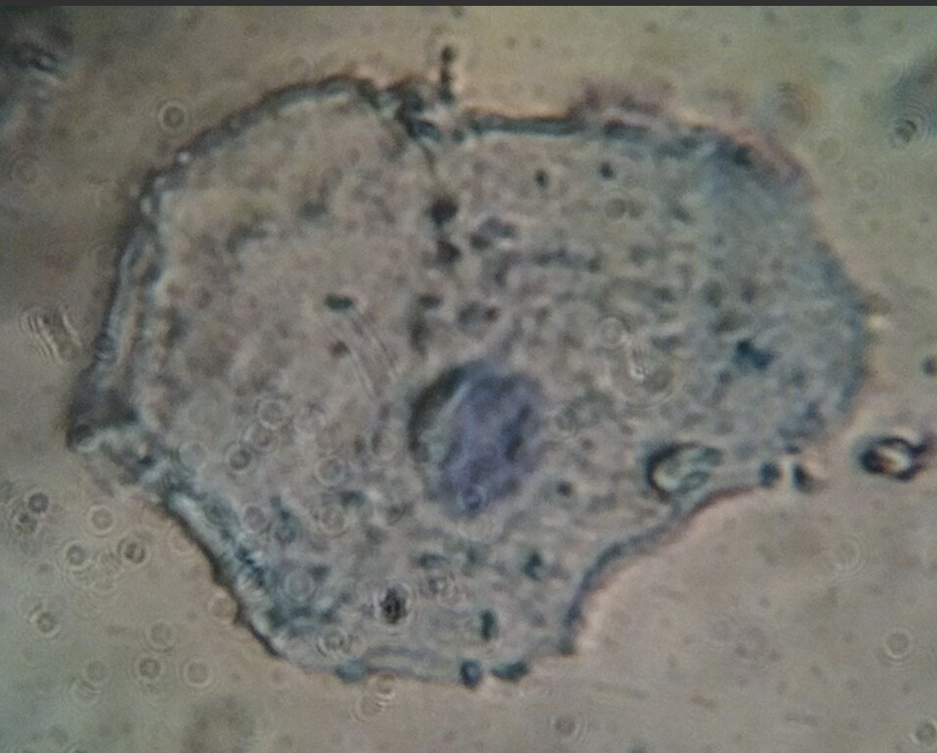
#> input picture Trash/TV-cell.png, 937 x 753 px, shrunk from 1274 x 1024 before the run, given in place of test3.png, which was not available
$ python BlueDetection2.py   (older library calls are emulated)
#> lines starting #> are read from the running program, lines starting #| are printed output that depends on the picture; after the words box and inside, x2 and y2 are one past the last pixel; in counts of white or black regions, pixels touching at a corner belong together; pictures that were not available may be replaced by others from this repository, and a replacement may not be noted
# Python program for Detection of a
# specific color(blue here) using OpenCV with Python
import cv2
import numpy as np

# Webcamera no 0 is used to capture the frames
#cap = cv2.VideoCapture(0)

# This drives the program into an infinite loop.
#while (1):
    # Captures the live stream frame-by-frame
    #_, frame = cap.read()
    # Converts images from BGR to HSV
frame = cv2.imread('test3.png')
#> frame is the input picture: shape (753, 937, 3); mean B, G, R 110.9, 117.6, 117.7
#blursSize = 11
#frame = cv2.GaussianBlur(frame, (blursSize, blursSize), 0)

hsv = cv2.cvtColor(frame, cv2.COLOR_BGR2HSV)
#> hsv: shape (753, 937, 3); mean H, S, V 41.1, 23.8, 120.5
rgb = cv2.cvtColor(frame, cv2.COLOR_BGR2RGB)
xyz = cv2.cvtColor(frame, cv2.COLOR_BGR2XYZ)
#> xyz: shape (753, 937, 3); mean of channels 0, 1, 2 110.6, 117.2, 121.7
YCrCb = cv2.cvtColor(frame, cv2.COLOR_BGR2YCrCb)
#> YCrCb: shape (753, 937, 3); mean of channels 0, 1, 2 116.9, 128.6, 124.6


lower_red = np.array([110, 50, 50])
upper_red = np.array([130, 255, 255])

# Here we are defining range of bluecolor in HSV
# This creates a mask of blue coloured
# objects found in the frame.
mask = cv2.inRange(hsv, lower_red, upper_red)
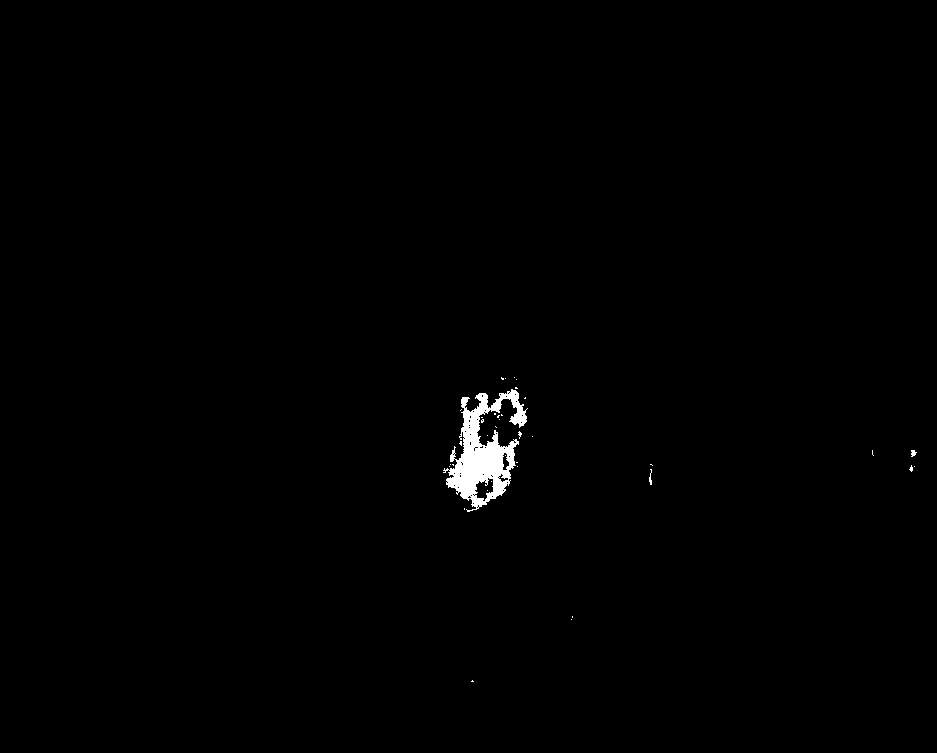
#> mask: shape (753, 937); 0.63% white; 37 white regions (34 under 20 px), largest, box (x1, y1, x2, y2) and area: (443, 389, 528, 512) 4267, (911, 450, 917, 457) 28, (649, 469, 652, 485) 27

# The bitwise and of the frame and mask is done so
# that only the blue coloured objects are highlighted
# and stored in res
res = cv2.bitwise_and(frame, frame, mask=mask)
cv2.imshow('frame', frame)
cv2.imshow('hsv', hsv)

cv2.imwrite('hsv.png', hsv)

cv2.imshow('rgb', rgb)
cv2.imshow('xyz', xyz)
cv2.imshow('YCrCb', YCrCb)

b = hsv.copy()
# set green and red channels to 0
b[:, :, 1] = 0
#> b: shape (753, 937, 3); mean H, S, V 41.1, 0, 120.5
b[:, :, 2] = 0
#> b: shape (753, 937, 3); mean H, S, V 41.1, 0, 0
cv2.imshow('B-RGB.jpg',b)

ret, bbis = cv2.threshold(b, 45, 255, cv2.THRESH_BINARY_INV)
#> bbis: shape (753, 937, 3); mean H, S, V 181.4, 255, 255
#bgrey = cv2.cvtColor(b, cv2.COLOR_BGR2GRAY)
cv2.imshow('bbis',bbis)

g = hsv.copy()
# set green and red channels to 0
g[:, :, 0] = 0
#> g: shape (753, 937, 3); mean H, S, V 0, 23.8, 120.5
g[:, :, 2] = 0
#> g: shape (753, 937, 3); mean H, S, V 0, 23.8, 0
cv2.imshow('G-RGB.jpg',g)

ret, gbis = cv2.threshold(g, 90, 255, cv2.THRESH_BINARY_INV)
#> gbis: shape (753, 937, 3); mean H, S, V 255, 254.8, 255
#bgrey = cv2.cvtColor(b, cv2.COLOR_BGR2GRAY)
cv2.imshow('gbis',gbis)

r = hsv.copy()
# set green and red channels to 0
r[:, :, 0] = 0
r[:, :, 1] = 0
#> r: shape (753, 937, 3); mean H, S, V 0, 0, 120.5
cv2.imshow('R-RGB.jpg',r)

ret, rbis = cv2.threshold(r, 110, 255, cv2.THRESH_BINARY_INV)
#> rbis: shape (753, 937, 3); mean H, S, V 255, 255, 66.8
#bgrey = cv2.cvtColor(b, cv2.COLOR_BGR2GRAY)
cv2.imshow('rbis',rbis)

cv2.imshow('mask', mask)
cv2.imshow('res', res)

cv2.waitKey(0)
cv2.destroyAllWindows()

# define range of blue color in HSV
lower_blue = np.array([110,50,50])
upper_blue = np.array([130,255,255])
# Threshold the HSV image to get only blue colors
mask = cv2.inRange(hsv, lower_blue, upper_blue)
# Bitwise-AND mask and original image
res = cv2.bitwise_and(frame,frame, mask= mask)
cv2.imshow('frame',frame)
cv2.imshow('mask',mask)
cv2.imshow('res',res)
# [4 lines of commented-out code are left out]


cv2.waitKey(0)
cv2.destroyAllWindows()

cv2.imshow('frame',frame)

# Idea 2: Find contour of the nucleus
# Not that good because the threshold for the black and white image changes depending on the image

tmp = cv2.imread('test3.png')
tmp = cv2.cvtColor(tmp, cv2.COLOR_BGR2GRAY)

blursSize = 15
tmp = cv2.GaussianBlur(tmp, (blursSize, blursSize), 0)
cv2.imshow('tmp', tmp)

#ret, tmp = cv2.threshold(tmp, 100, 255, cv2.THRESH_BINARY)
ret, tmp = cv2.threshold(tmp, 95, 255, cv2.THRESH_BINARY)
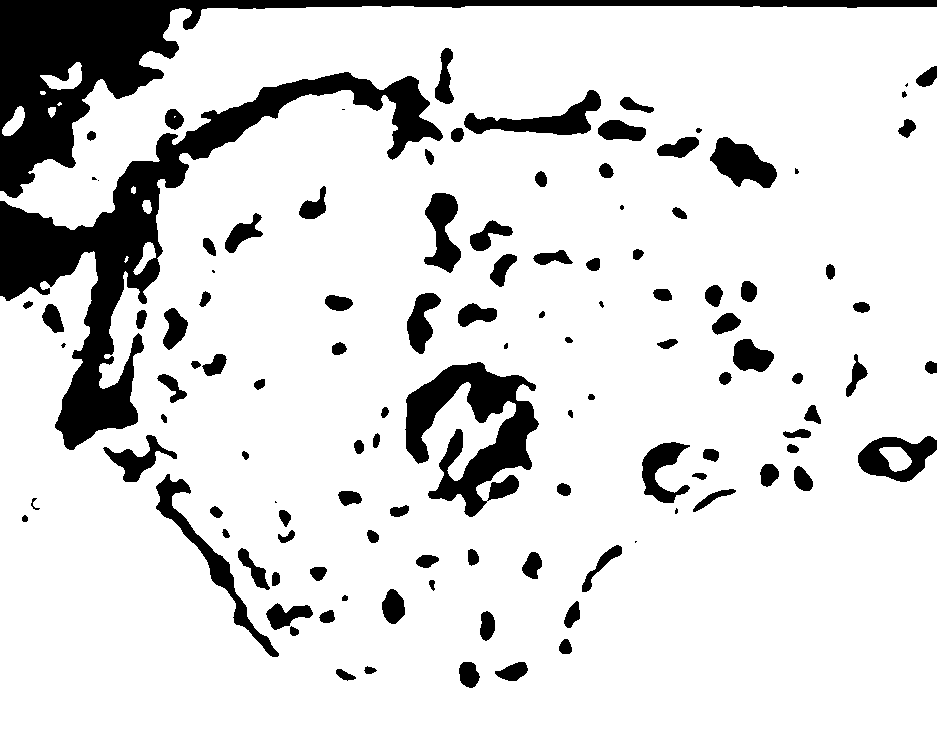
#> tmp: shape (753, 937); 85.9% white; 118 black regions (11 under 20 px), largest, box (x1, y1, x2, y2) and area: (0, 72, 443, 450) 27697, (0, 0, 937, 198) 25787, (405, 362, 539, 517) 9797
cv2.imshow('threshold', tmp)

#tmp = hsv
# Additional Part with Blobs Detection
#tmp = cv2.bitwise_not(tmp)

# Set up the detector with default parameters.
#detector = cv2.SimpleBlobDetector_create()

# Detect blobs
#keypoints = detector.detect(tmp)

# Draw detected blobs as red circles.
#  cv2.DRAW_MATCHES_FLAGS_DRAW_RICH_KEYPOINTS ensures the size of the circle corresponds to the size of blob
#im_with_keypoints = cv2.drawKeypoints(tmp, keypoints, np.array([]), (0, 0, 255),
#                                      cv2.DRAW_MATCHES_FLAGS_DRAW_RICH_KEYPOINTS)

# Show keypoints
#cv2.imshow("Keypoints", im_with_keypoints)

#cv2.waitKey(0)

#cv2.imshow('threshold',tmp)
tmp = cv2.bitwise_not(tmp)
#> tmp: shape (753, 937); 14.1% white; 118 white regions (11 under 20 px)
#cv2.imshow('not threshold',tmp)

#im2, contours, hierarchy = cv2.findContours(tmp, cv2.RETR_EXTERNAL, cv2.CHAIN_APPROX_SIMPLE)
im2, contours, hierarchy = cv2.findContours(tmp, cv2.RETR_TREE, cv2.CHAIN_APPROX_SIMPLE)
#> contours = 129 contours, 18 with area under 20; largest, box (x1, y1, x2, y2) and area: (0, 72, 443, 450) 27155, (0, 0, 937, 198) 25646, (405, 362, 539, 517) 9318, (156, 474, 279, 657) 2488, (858, 436, 937, 482) 2434
#cv2.drawContours(frame, contours, -1, (0,255,0), 3)
#cv2.drawContours(frame, contours, -1, 255, -1)
cv2.drawContours(frame, contours, -1, (255, 0, 0), 2)
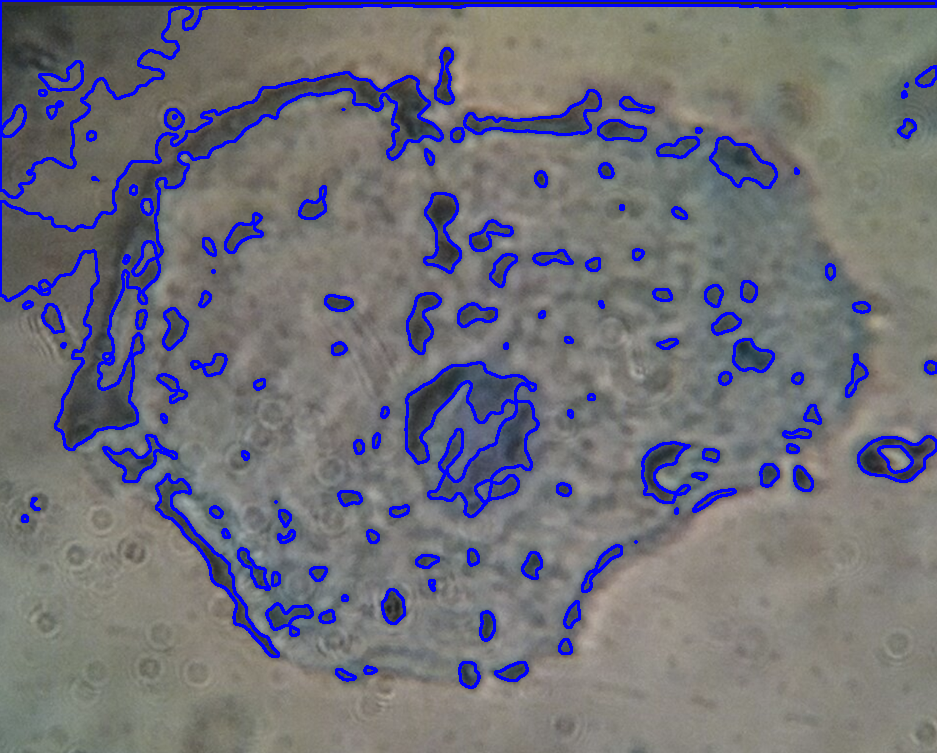
#> frame: shape (753, 937, 3); 6.31% of pixels changed, all inside (x1, y1, x2, y2) = (0, 0, 937, 689)
cv2.imshow("Contour", frame)

cv2.waitKey(0)
cv2.destroyAllWindows()

# Idea 3: use image minus background instead of the original image alone


cv2.waitKey(0)
cv2.destroyAllWindows()

$ run again, on Trash/TV-cell2.png
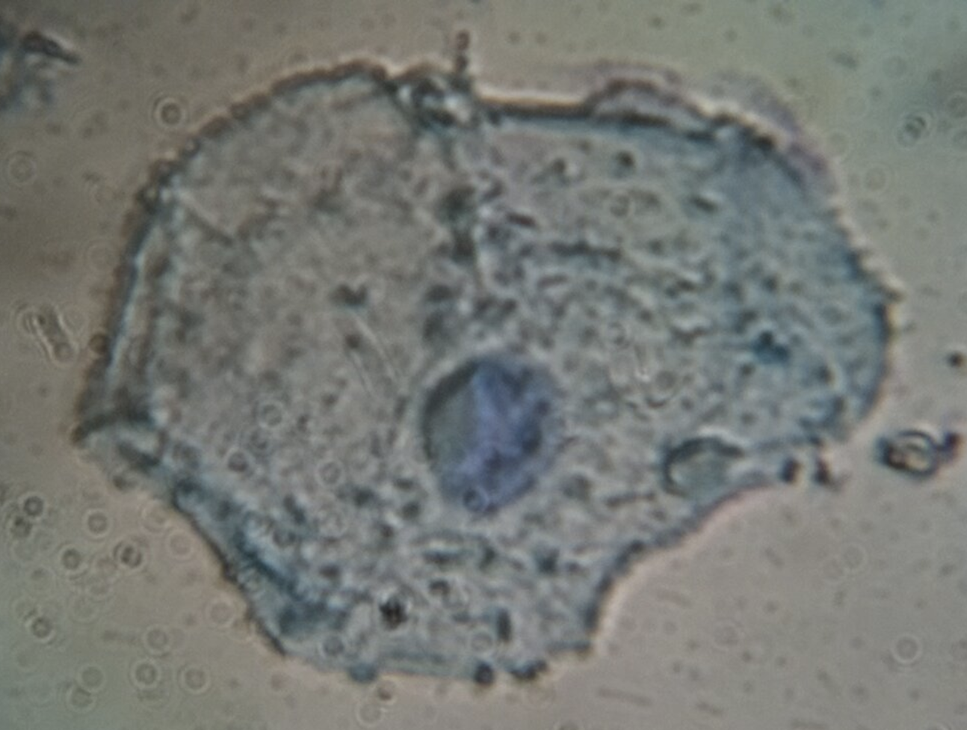
#> input picture Trash/TV-cell2.png, 967 x 730 px, shrunk from 1294 x 976 before the run, given in place of test3.png, which was not available
#> frame is the input picture: shape (730, 967, 3); mean B, G, R 116, 120.5, 117.6
#> hsv: shape (730, 967, 3); mean H, S, V 53.4, 21.8, 122.6
#> xyz: shape (730, 967, 3); mean of channels 0, 1, 2 112.5, 119.5, 126.8
#> YCrCb: shape (730, 967, 3); mean of channels 0, 1, 2 119.1, 126.9, 126.3
#> `mask = cv2.inRange(hsv, lower_red, upper_red)`:
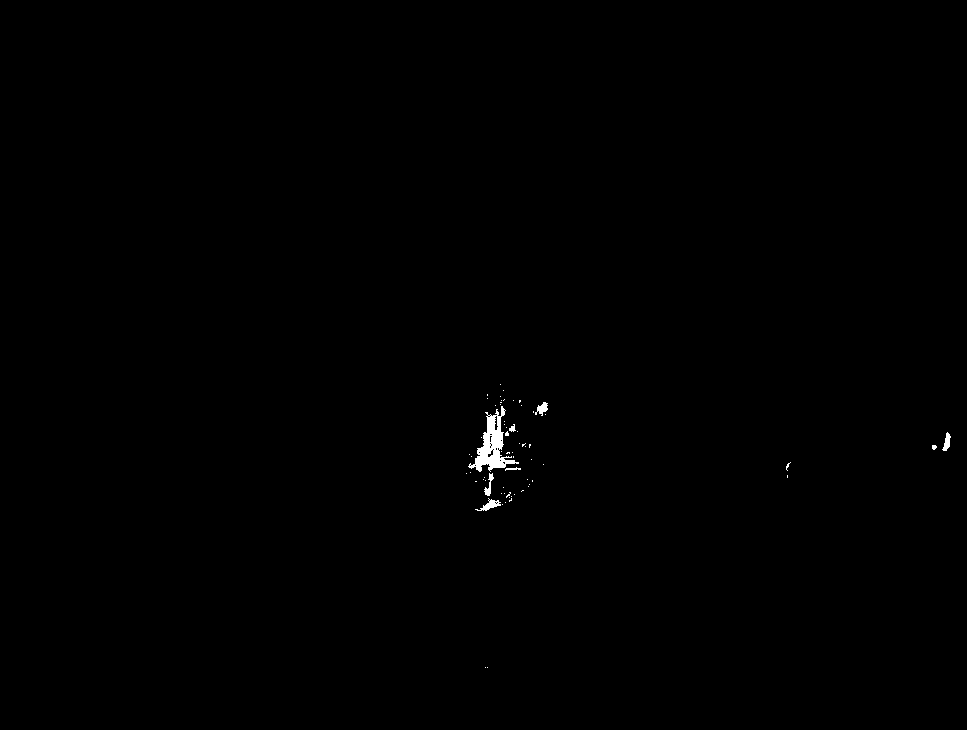
#> mask: shape (730, 967); 0.25% white; 66 white regions (58 under 20 px), largest, box (x1, y1, x2, y2) and area: (468, 406, 519, 472) 1154, (475, 498, 501, 511) 128, (535, 402, 548, 416) 97
#> bbis: shape (730, 967, 3); mean H, S, V 135.8, 255, 255
#> gbis: shape (730, 967, 3); mean H, S, V 255, 254.7, 255
#> r: shape (730, 967, 3); mean H, S, V 0, 0, 122.6
#> rbis: shape (730, 967, 3); mean H, S, V 255, 255, 60.4
#> contours = 135 contours, 30 with area under 20; largest, box (x1, y1, x2, y2) and area: (71, 63, 678, 445) 22132, (0, 0, 125, 120) 7024, (420, 359, 537, 463) 4934, (167, 472, 331, 635) 4456, (444, 399, 550, 514) 3382
#> `cv2.drawContours(frame, contours, -1, (255, 0, 0), 2)`:
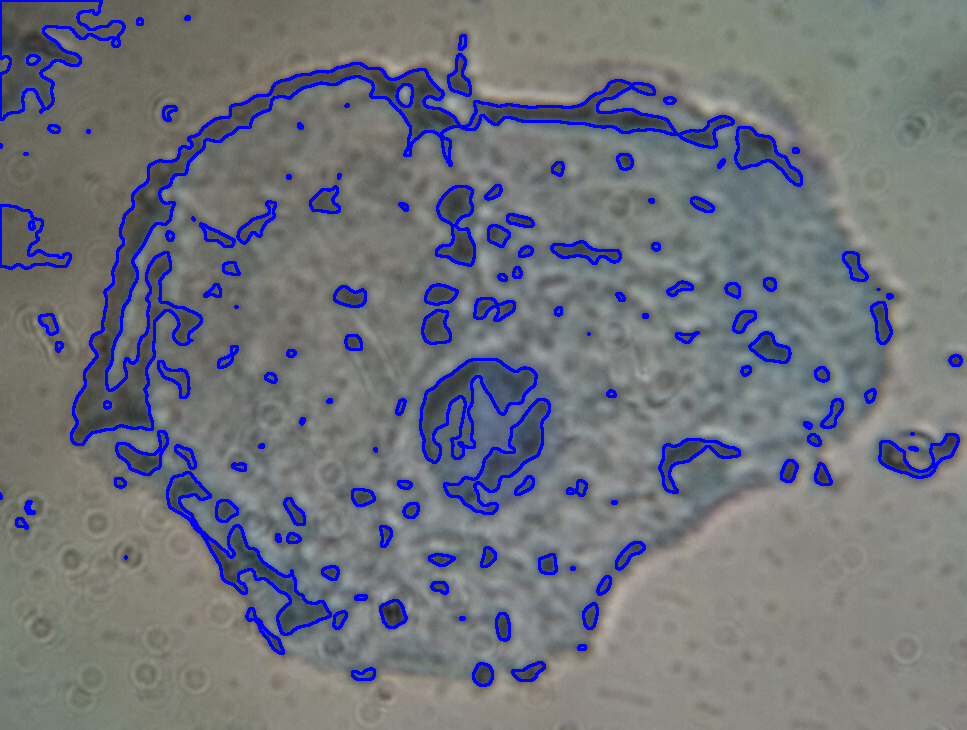
#> frame: shape (730, 967, 3); 5.65% of pixels changed, all inside (x1, y1, x2, y2) = (0, 0, 963, 687)

$ run again, on Trash/Vio4.PNG
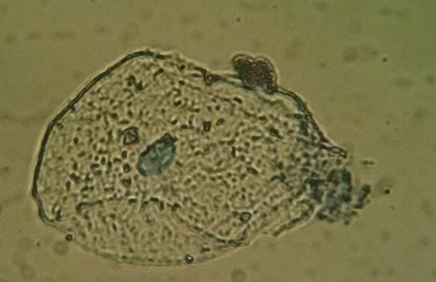
#> input picture Trash/Vio4.PNG, 436 x 282 px, given in place of test3.png, which was not available
#> frame is the input picture: shape (282, 436, 3); mean B, G, R 71.4, 115.6, 121.2
#> hsv: shape (282, 436, 3); mean H, S, V 26.9, 106.9, 121.6
#> xyz: shape (282, 436, 3); mean of channels 0, 1, 2 104.2, 113.6, 84
#> YCrCb: shape (282, 436, 3); mean of channels 0, 1, 2 112.2, 134.4, 105
#> mask: shape (282, 436); every value is 0
#> res: shape (282, 436, 3); every value is 0
#> bbis: shape (282, 436, 3); mean H, S, V 254.9, 255, 255
#> gbis: shape (282, 436, 3); mean H, S, V 255, 23.7, 255
#> r: shape (282, 436, 3); mean H, S, V 0, 0, 121.6
#> rbis: shape (282, 436, 3); mean H, S, V 255, 255, 40.8
#> `ret, tmp = cv2.threshold(tmp, 95, 255, cv2.THRESH_BINARY)`:
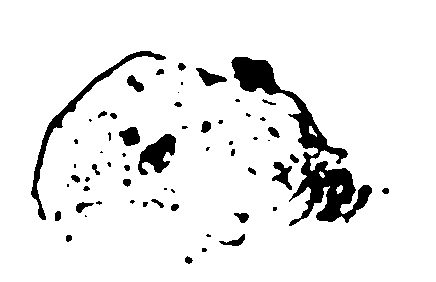
#> tmp: shape (282, 436); 92.1% white; 61 black regions (28 under 20 px), largest, box (x1, y1, x2, y2) and area: (231, 57, 372, 226) 4996, (31, 51, 166, 220) 1346, (138, 134, 176, 175) 851
#> contours = 64 contours, 32 with area under 20; largest, box (x1, y1, x2, y2) and area: (231, 57, 372, 226) 4691, (31, 51, 166, 220) 1125, (138, 134, 176, 175) 776, (119, 127, 140, 146) 254, (272, 162, 292, 190) 232
#> `cv2.drawContours(frame, contours, -1, (255, 0, 0), 2)`:
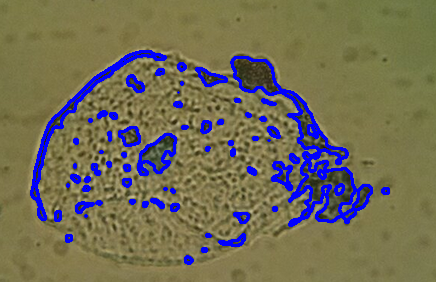
#> frame: shape (282, 436, 3); 7.7% of pixels changed, all inside (x1, y1, x2, y2) = (30, 50, 390, 265)
